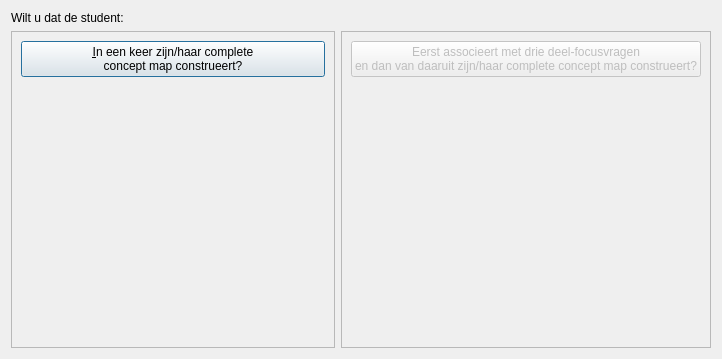
<?xml version="1.0" encoding="UTF-8"?>
<ui version="4.0">
 <class>QtCreateAssessmentMenuDialog</class>
 <widget class="QDialog" name="QtCreateAssessmentMenuDialog">
  <property name="geometry">
   <rect>
    <x>0</x>
    <y>0</y>
    <width>722</width>
    <height>359</height>
   </rect>
  </property>
  <property name="windowTitle">
   <string>Geef assessment vorm: wat voor assessment wilt u maken?</string>
  </property>
  <property name="windowIcon">
   <iconset resource="Brainweaver.qrc">
    <normaloff>:/images/PicArrow14x14.png</normaloff>:/images/PicArrow14x14.png</iconset>
  </property>
  <layout class="QGridLayout" name="gridLayout">
   <item row="2" column="0" rowspan="2">
    <widget class="QFrame" name="frame">
     <property name="frameShape">
      <enum>QFrame::StyledPanel</enum>
     </property>
     <property name="frameShadow">
      <enum>QFrame::Raised</enum>
     </property>
     <layout class="QGridLayout" name="gridLayout_2">
      <item row="1" column="0">
       <widget class="QLabel" name="label">
        <property name="text">
         <string/>
        </property>
        <property name="pixmap">
         <pixmap resource="Brainweaver.qrc">:/images/ConceptMapEdit.png</pixmap>
        </property>
        <property name="alignment">
         <set>Qt::AlignBottom|Qt::AlignHCenter</set>
        </property>
       </widget>
      </item>
      <item row="0" column="0">
       <widget class="QPushButton" name="button_create_assessment_complete">
        <property name="text">
         <string>&amp;In een keer zijn/haar complete
concept map construeert?</string>
        </property>
       </widget>
      </item>
     </layout>
    </widget>
   </item>
   <item row="2" column="1" rowspan="2">
    <widget class="QFrame" name="frame_2">
     <property name="frameShape">
      <enum>QFrame::StyledPanel</enum>
     </property>
     <property name="frameShadow">
      <enum>QFrame::Raised</enum>
     </property>
     <layout class="QGridLayout" name="gridLayout_3">
      <item row="1" column="0">
       <widget class="QLabel" name="label_3">
        <property name="text">
         <string/>
        </property>
        <property name="pixmap">
         <pixmap resource="Brainweaver.qrc">:/images/ConceptMapEdit.png</pixmap>
        </property>
        <property name="alignment">
         <set>Qt::AlignRight|Qt::AlignTrailing|Qt::AlignVCenter</set>
        </property>
       </widget>
      </item>
      <item row="2" column="1">
       <widget class="QLabel" name="label_4">
        <property name="sizePolicy">
         <sizepolicy hsizetype="Maximum" vsizetype="Preferred">
          <horstretch>0</horstretch>
          <verstretch>0</verstretch>
         </sizepolicy>
        </property>
        <property name="text">
         <string/>
        </property>
        <property name="pixmap">
         <pixmap resource="Brainweaver.qrc">:/images/ConceptMapEdit.png</pixmap>
        </property>
        <property name="alignment">
         <set>Qt::AlignCenter</set>
        </property>
       </widget>
      </item>
      <item row="1" column="2">
       <widget class="QLabel" name="label_2">
        <property name="text">
         <string/>
        </property>
        <property name="pixmap">
         <pixmap resource="Brainweaver.qrc">:/images/ConceptMapEdit.png</pixmap>
        </property>
        <property name="alignment">
         <set>Qt::AlignLeading|Qt::AlignLeft|Qt::AlignVCenter</set>
        </property>
       </widget>
      </item>
      <item row="1" column="1">
       <widget class="QLabel" name="label_5">
        <property name="sizePolicy">
         <sizepolicy hsizetype="Maximum" vsizetype="Preferred">
          <horstretch>0</horstretch>
          <verstretch>0</verstretch>
         </sizepolicy>
        </property>
        <property name="text">
         <string/>
        </property>
        <property name="pixmap">
         <pixmap resource="Brainweaver.qrc">:/images/ConceptMapEdit.png</pixmap>
        </property>
        <property name="alignment">
         <set>Qt::AlignCenter</set>
        </property>
       </widget>
      </item>
      <item row="0" column="0" colspan="3">
       <widget class="QPushButton" name="button_create_assessment_partial">
        <property name="enabled">
         <bool>false</bool>
        </property>
        <property name="toolTip">
         <string>Release 2013</string>
        </property>
        <property name="text">
         <string>Eerst associeert met drie deel-focusvragen
en dan van daaruit zijn/haar complete concept map construeert?</string>
        </property>
       </widget>
      </item>
     </layout>
    </widget>
   </item>
   <item row="0" column="0" colspan="2">
    <widget class="QLabel" name="label_question">
     <property name="sizePolicy">
      <sizepolicy hsizetype="Preferred" vsizetype="Maximum">
       <horstretch>0</horstretch>
       <verstretch>0</verstretch>
      </sizepolicy>
     </property>
     <property name="text">
      <string>Wilt u dat de student:</string>
     </property>
     <property name="alignment">
      <set>Qt::AlignLeading|Qt::AlignLeft|Qt::AlignVCenter</set>
     </property>
    </widget>
   </item>
  </layout>
 </widget>
 <resources>
  <include location="Brainweaver.qrc"/>
 </resources>
 <connections/>
</ui>
